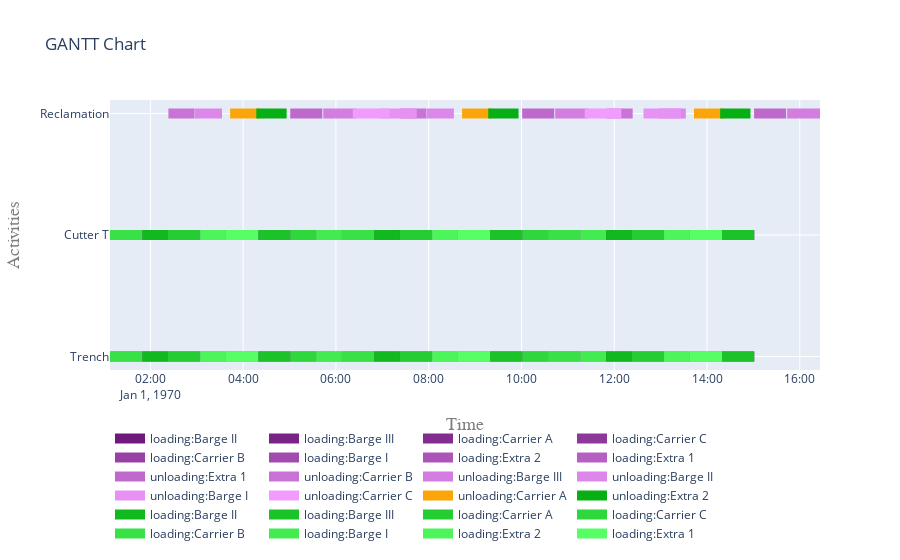

Notebook source saved alongside this figure:
### Code cell
fig = get_gantt_chart([from_site, to_site, cutter], id_map=activities)

### Figure 1 — Plotly figure (JSON) as saved in the notebook; plotly's stock layout.template omitted (floating-point values rounded to 4 significant figures)
{"data": [{"connectgaps": false, "hoverinfo": "y+name", "line": {"color": "rgb(112,25,125)", "width": 10}, "mode": "lines", "name": "loading:Barge II", "type": "scatter", "x": ["1970-01-01T01:49:26", "1970-01-01T01:49:26", "1970-01-01T02:22:46", "1970-01-01T02:22:46", "1970-01-01T02:22:46", "1970-01-01T06:49:26", "1970-01-01T06:49:26", "1970-01-01T07:22:46", "1970-01-01T07:22:46", "1970-01-01T07:22:46", "1970-01-01T11:49:26", "1970-01-01T11:49:26", "1970-01-01T12:22:46", "1970-01-01T12:22:46", "1970-01-01T12:22:46", "1970-01-01T01:49:26", "1970-01-01T01:49:26", "1970-01-01T02:22:46", "1970-01-01T02:22:46", "1970-01-01T02:22:46", "1970-01-01T06:49:26", "1970-01-01T06:49:26", "1970-01-01T07:22:46", "1970-01-01T07:22:46", "1970-01-01T07:22:46", "1970-01-01T11:49:26", "1970-01-01T11:49:26", "1970-01-01T12:22:46", "1970-01-01T12:22:46", "1970-01-01T12:22:46"], "y": ["Trench", "Trench", "Trench", "Trench", null, "Trench", "Trench", "Trench", "Trench", null, "Trench", "Trench", "Trench", "Trench", null, "Cutter T", "Cutter T", "Cutter T", "Cutter T", null, "Cutter T", "Cutter T", "Cutter T", "Cutter T", null, "Cutter T", "Cutter T", "Cutter T", "Cutter T", null]}, {"connectgaps": false, "hoverinfo": "y+name", "line": {"color": "rgb(122,35,135)", "width": 10}, "mode": "lines", "name": "loading:Barge III", "type": "scatter", "x": ["1970-01-01T04:19:26", "1970-01-01T04:19:26", "1970-01-01T05:01:06", "1970-01-01T05:01:06", "1970-01-01T05:01:06", "1970-01-01T09:19:26", "1970-01-01T09:19:26", "1970-01-01T10:01:06", "1970-01-01T10:01:06", "1970-01-01T10:01:06", "1970-01-01T14:19:26", "1970-01-01T14:19:26", "1970-01-01T15:01:06", "1970-01-01T15:01:06", "1970-01-01T15:01:06", "1970-01-01T04:19:26", "1970-01-01T04:19:26", "1970-01-01T05:01:06", "1970-01-01T05:01:06", "1970-01-01T05:01:06", "1970-01-01T09:19:26", "1970-01-01T09:19:26", "1970-01-01T10:01:06", "1970-01-01T10:01:06", "1970-01-01T10:01:06", "1970-01-01T14:19:26", "1970-01-01T14:19:26", "1970-01-01T15:01:06", "1970-01-01T15:01:06", "1970-01-01T15:01:06"], "y": ["Trench", "Trench", "Trench", "Trench", null, "Trench", "Trench", "Trench", "Trench", null, "Trench", "Trench", "Trench", "Trench", null, "Cutter T", "Cutter T", "Cutter T", "Cutter T", null, "Cutter T", "Cutter T", "Cutter T", "Cutter T", null, "Cutter T", "Cutter T", "Cutter T", "Cutter T", null]}, {"connectgaps": false, "hoverinfo": "y+name", "line": {"color": "rgb(132,45,145)", "width": 10}, "mode": "lines", "name": "loading:Carrier A", "type": "scatter", "x": ["1970-01-01T02:22:46", "1970-01-01T02:22:46", "1970-01-01T03:04:26", "1970-01-01T03:04:26", "1970-01-01T03:04:26", "1970-01-01T07:22:46", "1970-01-01T07:22:46", "1970-01-01T08:04:26", "1970-01-01T08:04:26", "1970-01-01T08:04:26", "1970-01-01T12:22:46", "1970-01-01T12:22:46", "1970-01-01T13:04:26", "1970-01-01T13:04:26", "1970-01-01T13:04:26", "1970-01-01T02:22:46", "1970-01-01T02:22:46", "1970-01-01T03:04:26", "1970-01-01T03:04:26", "1970-01-01T03:04:26", "1970-01-01T07:22:46", "1970-01-01T07:22:46", "1970-01-01T08:04:26", "1970-01-01T08:04:26", "1970-01-01T08:04:26", "1970-01-01T12:22:46", "1970-01-01T12:22:46", "1970-01-01T13:04:26", "1970-01-01T13:04:26", "1970-01-01T13:04:26"], "y": ["Trench", "Trench", "Trench", "Trench", null, "Trench", "Trench", "Trench", "Trench", null, "Trench", "Trench", "Trench", "Trench", null, "Cutter T", "Cutter T", "Cutter T", "Cutter T", null, "Cutter T", "Cutter T", "Cutter T", "Cutter T", null, "Cutter T", "Cutter T", "Cutter T", "Cutter T", null]}, {"connectgaps": false, "hoverinfo": "y+name", "line": {"color": "rgb(142,55,155)", "width": 10}, "mode": "lines", "name": "loading:Carrier C", "type": "scatter", "x": ["1970-01-01T05:01:06", "1970-01-01T05:01:06", "1970-01-01T05:34:26", "1970-01-01T05:34:26", "1970-01-01T05:34:26", "1970-01-01T10:01:06", "1970-01-01T10:01:06", "1970-01-01T10:34:26", "1970-01-01T10:34:26", "1970-01-01T10:34:26", "1970-01-01T05:01:06", "1970-01-01T05:01:06", "1970-01-01T05:34:26", "1970-01-01T05:34:26", "1970-01-01T05:34:26", "1970-01-01T10:01:06", "1970-01-01T10:01:06", "1970-01-01T10:34:26", "1970-01-01T10:34:26", "1970-01-01T10:34:26"], "y": ["Trench", "Trench", "Trench", "Trench", null, "Trench", "Trench", "Trench", "Trench", null, "Cutter T", "Cutter T", "Cutter T", "Cutter T", null, "Cutter T", "Cutter T", "Cutter T", "Cutter T", null]}, {"connectgaps": false, "hoverinfo": "y+name", "line": {"color": "rgb(152,65,165)", "width": 10}, "mode": "lines", "name": "loading:Carrier B", "type": "scatter", "x": ["1970-01-01T01:07:46", "1970-01-01T01:07:46", "1970-01-01T01:49:26", "1970-01-01T01:49:26", "1970-01-01T01:49:26", "1970-01-01T06:07:46", "1970-01-01T06:07:46", "1970-01-01T06:49:26", "1970-01-01T06:49:26", "1970-01-01T06:49:26", "1970-01-01T10:34:26", "1970-01-01T10:34:26", "1970-01-01T11:16:06", "1970-01-01T11:16:06", "1970-01-01T11:16:06", "1970-01-01T01:07:46", "1970-01-01T01:07:46", "1970-01-01T01:49:26", "1970-01-01T01:49:26", "1970-01-01T01:49:26", "1970-01-01T06:07:46", "1970-01-01T06:07:46", "1970-01-01T06:49:26", "1970-01-01T06:49:26", "1970-01-01T06:49:26", "1970-01-01T10:34:26", "1970-01-01T10:34:26", "1970-01-01T11:16:06", "1970-01-01T11:16:06", "1970-01-01T11:16:06"], "y": ["Trench", "Trench", "Trench", "Trench", null, "Trench", "Trench", "Trench", "Trench", null, "Trench", "Trench", "Trench", "Trench", null, "Cutter T", "Cutter T", "Cutter T", "Cutter T", null, "Cutter T", "Cutter T", "Cutter T", "Cutter T", null, "Cutter T", "Cutter T", "Cutter T", "Cutter T", null]}, {"connectgaps": false, "hoverinfo": "y+name", "line": {"color": "rgb(162,75,175)", "width": 10}, "mode": "lines", "name": "loading:Barge I", "type": "scatter", "x": ["1970-01-01T05:34:26", "1970-01-01T05:34:26", "1970-01-01T06:07:46", "1970-01-01T06:07:46", "1970-01-01T06:07:46", "1970-01-01T11:16:06", "1970-01-01T11:16:06", "1970-01-01T11:49:26", "1970-01-01T11:49:26", "1970-01-01T11:49:26", "1970-01-01T05:34:26", "1970-01-01T05:34:26", "1970-01-01T06:07:46", "1970-01-01T06:07:46", "1970-01-01T06:07:46", "1970-01-01T11:16:06", "1970-01-01T11:16:06", "1970-01-01T11:49:26", "1970-01-01T11:49:26", "1970-01-01T11:49:26"], "y": ["Trench", "Trench", "Trench", "Trench", null, "Trench", "Trench", "Trench", "Trench", null, "Cutter T", "Cutter T", "Cutter T", "Cutter T", null, "Cutter T", "Cutter T", "Cutter T", "Cutter T", null]}, {"connectgaps": false, "hoverinfo": "y+name", "line": {"color": "rgb(172,85,185)", "width": 10}, "mode": "lines", "name": "loading:Extra 2", "type": "scatter", "x": ["1970-01-01T03:04:26", "1970-01-01T03:04:26", "1970-01-01T03:37:46", "1970-01-01T03:37:46", "1970-01-01T03:37:46", "1970-01-01T08:04:26", "1970-01-01T08:04:26", "1970-01-01T08:37:46", "1970-01-01T08:37:46", "1970-01-01T08:37:46", "1970-01-01T13:04:26", "1970-01-01T13:04:26", "1970-01-01T13:37:46", "1970-01-01T13:37:46", "1970-01-01T13:37:46", "1970-01-01T03:04:26", "1970-01-01T03:04:26", "1970-01-01T03:37:46", "1970-01-01T03:37:46", "1970-01-01T03:37:46", "1970-01-01T08:04:26", "1970-01-01T08:04:26", "1970-01-01T08:37:46", "1970-01-01T08:37:46", "1970-01-01T08:37:46", "1970-01-01T13:04:26", "1970-01-01T13:04:26", "1970-01-01T13:37:46", "1970-01-01T13:37:46", "1970-01-01T13:37:46"], "y": ["Trench", "Trench", "Trench", "Trench", null, "Trench", "Trench", "Trench", "Trench", null, "Trench", "Trench", "Trench", "Trench", null, "Cutter T", "Cutter T", "Cutter T", "Cutter T", null, "Cutter T", "Cutter T", "Cutter T", "Cutter T", null, "Cutter T", "Cutter T", "Cutter T", "Cutter T", null]}, {"connectgaps": false, "hoverinfo": "y+name", "line": {"color": "rgb(182,95,195)", "width": 10}, "mode": "lines", "name": "loading:Extra 1", "type": "scatter", "x": ["1970-01-01T03:37:46", "1970-01-01T03:37:46", "1970-01-01T04:19:26", "1970-01-01T04:19:26", "1970-01-01T04:19:26", "1970-01-01T08:37:46", "1970-01-01T08:37:46", "1970-01-01T09:19:26", "1970-01-01T09:19:26", "1970-01-01T09:19:26", "1970-01-01T13:37:46", "1970-01-01T13:37:46", "1970-01-01T14:19:26", "1970-01-01T14:19:26", "1970-01-01T14:19:26", "1970-01-01T03:37:46", "1970-01-01T03:37:46", "1970-01-01T04:19:26", "1970-01-01T04:19:26", "1970-01-01T04:19:26", "1970-01-01T08:37:46", "1970-01-01T08:37:46", "1970-01-01T09:19:26", "1970-01-01T09:19:26", "1970-01-01T09:19:26", "1970-01-01T13:37:46", "1970-01-01T13:37:46", "1970-01-01T14:19:26", "1970-01-01T14:19:26", "1970-01-01T14:19:26"], "y": ["Trench", "Trench", "Trench", "Trench", null, "Trench", "Trench", "Trench", "Trench", null, "Trench", "Trench", "Trench", "Trench", null, "Cutter T", "Cutter T", "Cutter T", "Cutter T", null, "Cutter T", "Cutter T", "Cutter T", "Cutter T", null, "Cutter T", "Cutter T", "Cutter T", "Cutter T", null]}, {"connectgaps": false, "hoverinfo": "y+name", "line": {"color": "rgb(192,105,205)", "width": 10}, "mode": "lines", "name": "unloading:Extra 1", "type": "scatter", "x": ["1970-01-01T05:00:55", "1970-01-01T05:00:55", "1970-01-01T05:42:24", "1970-01-01T05:42:24", "1970-01-01T05:42:24", "1970-01-01T10:00:55", "1970-01-01T10:00:55", "1970-01-01T10:42:24", "1970-01-01T10:42:24", "1970-01-01T10:42:24", "1970-01-01T15:00:55", "1970-01-01T15:00:55", "1970-01-01T15:42:24", "1970-01-01T15:42:24", "1970-01-01T15:42:24"], "y": ["Reclamation", "Reclamation", "Reclamation", "Reclamation", null, "Reclamation", "Reclamation", "Reclamation", "Reclamation", null, "Reclamation", "Reclamation", "Reclamation", "Reclamation", null]}, {"connectgaps": false, "hoverinfo": "y+name", "line": {"color": "rgb(202,115,215)", "width": 10}, "mode": "lines", "name": "unloading:Carrier B", "type": "scatter", "x": ["1970-01-01T02:23:19", "1970-01-01T02:23:19", "1970-01-01T02:57:12", "1970-01-01T02:57:12", "1970-01-01T02:57:12", "1970-01-01T07:23:19", "1970-01-01T07:23:19", "1970-01-01T07:57:12", "1970-01-01T07:57:12", "1970-01-01T07:57:12", "1970-01-01T11:49:59", "1970-01-01T11:49:59", "1970-01-01T12:23:52", "1970-01-01T12:23:52", "1970-01-01T12:23:52"], "y": ["Reclamation", "Reclamation", "Reclamation", "Reclamation", null, "Reclamation", "Reclamation", "Reclamation", "Reclamation", null, "Reclamation", "Reclamation", "Reclamation", "Reclamation", null]}, {"connectgaps": false, "hoverinfo": "y+name", "line": {"color": "rgb(212,125,225)", "width": 10}, "mode": "lines", "name": "unloading:Barge III", "type": "scatter", "x": ["1970-01-01T05:43:38", "1970-01-01T05:43:38", "1970-01-01T06:26:10", "1970-01-01T06:26:10", "1970-01-01T06:26:10", "1970-01-01T10:43:38", "1970-01-01T10:43:38", "1970-01-01T11:26:10", "1970-01-01T11:26:10", "1970-01-01T11:26:10", "1970-01-01T15:43:38", "1970-01-01T15:43:38", "1970-01-01T16:26:10", "1970-01-01T16:26:10", "1970-01-01T16:26:10"], "y": ["Reclamation", "Reclamation", "Reclamation", "Reclamation", null, "Reclamation", "Reclamation", "Reclamation", "Reclamation", null, "Reclamation", "Reclamation", "Reclamation", "Reclamation", null]}, {"connectgaps": false, "hoverinfo": "y+name", "line": {"color": "rgb(222,135,235)", "width": 10}, "mode": "lines", "name": "unloading:Barge II", "type": "scatter", "x": ["1970-01-01T02:57:41", "1970-01-01T02:57:41", "1970-01-01T03:32:36", "1970-01-01T03:32:36", "1970-01-01T03:32:36", "1970-01-01T07:57:41", "1970-01-01T07:57:41", "1970-01-01T08:32:36", "1970-01-01T08:32:36", "1970-01-01T08:32:36", "1970-01-01T12:57:41", "1970-01-01T12:57:41", "1970-01-01T13:32:36", "1970-01-01T13:32:36", "1970-01-01T13:32:36"], "y": ["Reclamation", "Reclamation", "Reclamation", "Reclamation", null, "Reclamation", "Reclamation", "Reclamation", "Reclamation", null, "Reclamation", "Reclamation", "Reclamation", "Reclamation", null]}, {"connectgaps": false, "hoverinfo": "y+name", "line": {"color": "rgb(232,145,245)", "width": 10}, "mode": "lines", "name": "unloading:Barge I", "type": "scatter", "x": ["1970-01-01T06:56:10", "1970-01-01T06:56:10", "1970-01-01T07:44:34", "1970-01-01T07:44:34", "1970-01-01T07:44:34", "1970-01-01T12:37:50", "1970-01-01T12:37:50", "1970-01-01T13:26:14", "1970-01-01T13:26:14", "1970-01-01T13:26:14"], "y": ["Reclamation", "Reclamation", "Reclamation", "Reclamation", null, "Reclamation", "Reclamation", "Reclamation", "Reclamation", null]}, {"connectgaps": false, "hoverinfo": "y+name", "line": {"color": "rgb(242,155,255)", "width": 10}, "mode": "lines", "name": "unloading:Carrier C", "type": "scatter", "x": ["1970-01-01T06:21:51", "1970-01-01T06:21:51", "1970-01-01T07:09:16", "1970-01-01T07:09:16", "1970-01-01T07:09:16", "1970-01-01T11:21:51", "1970-01-01T11:21:51", "1970-01-01T12:09:16", "1970-01-01T12:09:16", "1970-01-01T12:09:16"], "y": ["Reclamation", "Reclamation", "Reclamation", "Reclamation", null, "Reclamation", "Reclamation", "Reclamation", "Reclamation", null]}, {"connectgaps": false, "hoverinfo": "y+name", "line": {"color": "rgb(252,165,9)", "width": 10}, "mode": "lines", "name": "unloading:Carrier A", "type": "scatter", "x": ["1970-01-01T03:43:11", "1970-01-01T03:43:11", "1970-01-01T04:21:56", "1970-01-01T04:21:56", "1970-01-01T04:21:56", "1970-01-01T08:43:11", "1970-01-01T08:43:11", "1970-01-01T09:21:56", "1970-01-01T09:21:56", "1970-01-01T09:21:56", "1970-01-01T13:43:11", "1970-01-01T13:43:11", "1970-01-01T14:21:56", "1970-01-01T14:21:56", "1970-01-01T14:21:56"], "y": ["Reclamation", "Reclamation", "Reclamation", "Reclamation", null, "Reclamation", "Reclamation", "Reclamation", "Reclamation", null, "Reclamation", "Reclamation", "Reclamation", "Reclamation", null]}, {"connectgaps": false, "hoverinfo": "y+name", "line": {"color": "rgb(6,175,19)", "width": 10}, "mode": "lines", "name": "unloading:Extra 2", "type": "scatter", "x": ["1970-01-01T04:17:00", "1970-01-01T04:17:00", "1970-01-01T04:56:14", "1970-01-01T04:56:14", "1970-01-01T04:56:14", "1970-01-01T09:17:00", "1970-01-01T09:17:00", "1970-01-01T09:56:14", "1970-01-01T09:56:14", "1970-01-01T09:56:14", "1970-01-01T14:17:00", "1970-01-01T14:17:00", "1970-01-01T14:56:14", "1970-01-01T14:56:14", "1970-01-01T14:56:14"], "y": ["Reclamation", "Reclamation", "Reclamation", "Reclamation", null, "Reclamation", "Reclamation", "Reclamation", "Reclamation", null, "Reclamation", "Reclamation", "Reclamation", "Reclamation", null]}, {"connectgaps": false, "hoverinfo": "y+name", "line": {"color": "rgb(16,185,29)", "width": 10}, "mode": "lines", "name": "loading:Barge II", "type": "scatter", "x": ["1970-01-01T01:49:26", "1970-01-01T01:49:26", "1970-01-01T02:22:46", "1970-01-01T02:22:46", "1970-01-01T02:22:46", "1970-01-01T06:49:26", "1970-01-01T06:49:26", "1970-01-01T07:22:46", "1970-01-01T07:22:46", "1970-01-01T07:22:46", "1970-01-01T11:49:26", "1970-01-01T11:49:26", "1970-01-01T12:22:46", "1970-01-01T12:22:46", "1970-01-01T12:22:46", "1970-01-01T01:49:26", "1970-01-01T01:49:26", "1970-01-01T02:22:46", "1970-01-01T02:22:46", "1970-01-01T02:22:46", "1970-01-01T06:49:26", "1970-01-01T06:49:26", "1970-01-01T07:22:46", "1970-01-01T07:22:46", "1970-01-01T07:22:46", "1970-01-01T11:49:26", "1970-01-01T11:49:26", "1970-01-01T12:22:46", "1970-01-01T12:22:46", "1970-01-01T12:22:46"], "y": ["Trench", "Trench", "Trench", "Trench", null, "Trench", "Trench", "Trench", "Trench", null, "Trench", "Trench", "Trench", "Trench", null, "Cutter T", "Cutter T", "Cutter T", "Cutter T", null, "Cutter T", "Cutter T", "Cutter T", "Cutter T", null, "Cutter T", "Cutter T", "Cutter T", "Cutter T", null]}, {"connectgaps": false, "hoverinfo": "y+name", "line": {"color": "rgb(26,195,39)", "width": 10}, "mode": "lines", "name": "loading:Barge III", "type": "scatter", "x": ["1970-01-01T04:19:26", "1970-01-01T04:19:26", "1970-01-01T05:01:06", "1970-01-01T05:01:06", "1970-01-01T05:01:06", "1970-01-01T09:19:26", "1970-01-01T09:19:26", "1970-01-01T10:01:06", "1970-01-01T10:01:06", "1970-01-01T10:01:06", "1970-01-01T14:19:26", "1970-01-01T14:19:26", "1970-01-01T15:01:06", "1970-01-01T15:01:06", "1970-01-01T15:01:06", "1970-01-01T04:19:26", "1970-01-01T04:19:26", "1970-01-01T05:01:06", "1970-01-01T05:01:06", "1970-01-01T05:01:06", "1970-01-01T09:19:26", "1970-01-01T09:19:26", "1970-01-01T10:01:06", "1970-01-01T10:01:06", "1970-01-01T10:01:06", "1970-01-01T14:19:26", "1970-01-01T14:19:26", "1970-01-01T15:01:06", "1970-01-01T15:01:06", "1970-01-01T15:01:06"], "y": ["Trench", "Trench", "Trench", "Trench", null, "Trench", "Trench", "Trench", "Trench", null, "Trench", "Trench", "Trench", "Trench", null, "Cutter T", "Cutter T", "Cutter T", "Cutter T", null, "Cutter T", "Cutter T", "Cutter T", "Cutter T", null, "Cutter T", "Cutter T", "Cutter T", "Cutter T", null]}, {"connectgaps": false, "hoverinfo": "y+name", "line": {"color": "rgb(36,205,49)", "width": 10}, "mode": "lines", "name": "loading:Carrier A", "type": "scatter", "x": ["1970-01-01T02:22:46", "1970-01-01T02:22:46", "1970-01-01T03:04:26", "1970-01-01T03:04:26", "1970-01-01T03:04:26", "1970-01-01T07:22:46", "1970-01-01T07:22:46", "1970-01-01T08:04:26", "1970-01-01T08:04:26", "1970-01-01T08:04:26", "1970-01-01T12:22:46", "1970-01-01T12:22:46", "1970-01-01T13:04:26", "1970-01-01T13:04:26", "1970-01-01T13:04:26", "1970-01-01T02:22:46", "1970-01-01T02:22:46", "1970-01-01T03:04:26", "1970-01-01T03:04:26", "1970-01-01T03:04:26", "1970-01-01T07:22:46", "1970-01-01T07:22:46", "1970-01-01T08:04:26", "1970-01-01T08:04:26", "1970-01-01T08:04:26", "1970-01-01T12:22:46", "1970-01-01T12:22:46", "1970-01-01T13:04:26", "1970-01-01T13:04:26", "1970-01-01T13:04:26"], "y": ["Trench", "Trench", "Trench", "Trench", null, "Trench", "Trench", "Trench", "Trench", null, "Trench", "Trench", "Trench", "Trench", null, "Cutter T", "Cutter T", "Cutter T", "Cutter T", null, "Cutter T", "Cutter T", "Cutter T", "Cutter T", null, "Cutter T", "Cutter T", "Cutter T", "Cutter T", null]}, {"connectgaps": false, "hoverinfo": "y+name", "line": {"color": "rgb(46,215,59)", "width": 10}, "mode": "lines", "name": "loading:Carrier C", "type": "scatter", "x": ["1970-01-01T05:01:06", "1970-01-01T05:01:06", "1970-01-01T05:34:26", "1970-01-01T05:34:26", "1970-01-01T05:34:26", "1970-01-01T10:01:06", "1970-01-01T10:01:06", "1970-01-01T10:34:26", "1970-01-01T10:34:26", "1970-01-01T10:34:26", "1970-01-01T05:01:06", "1970-01-01T05:01:06", "1970-01-01T05:34:26", "1970-01-01T05:34:26", "1970-01-01T05:34:26", "1970-01-01T10:01:06", "1970-01-01T10:01:06", "1970-01-01T10:34:26", "1970-01-01T10:34:26", "1970-01-01T10:34:26"], "y": ["Trench", "Trench", "Trench", "Trench", null, "Trench", "Trench", "Trench", "Trench", null, "Cutter T", "Cutter T", "Cutter T", "Cutter T", null, "Cutter T", "Cutter T", "Cutter T", "Cutter T", null]}, {"connectgaps": false, "hoverinfo": "y+name", "line": {"color": "rgb(56,225,69)", "width": 10}, "mode": "lines", "name": "loading:Carrier B", "type": "scatter", "x": ["1970-01-01T01:07:46", "1970-01-01T01:07:46", "1970-01-01T01:49:26", "1970-01-01T01:49:26", "1970-01-01T01:49:26", "1970-01-01T06:07:46", "1970-01-01T06:07:46", "1970-01-01T06:49:26", "1970-01-01T06:49:26", "1970-01-01T06:49:26", "1970-01-01T10:34:26", "1970-01-01T10:34:26", "1970-01-01T11:16:06", "1970-01-01T11:16:06", "1970-01-01T11:16:06", "1970-01-01T01:07:46", "1970-01-01T01:07:46", "1970-01-01T01:49:26", "1970-01-01T01:49:26", "1970-01-01T01:49:26", "1970-01-01T06:07:46", "1970-01-01T06:07:46", "1970-01-01T06:49:26", "1970-01-01T06:49:26", "1970-01-01T06:49:26", "1970-01-01T10:34:26", "1970-01-01T10:34:26", "1970-01-01T11:16:06", "1970-01-01T11:16:06", "1970-01-01T11:16:06"], "y": ["Trench", "Trench", "Trench", "Trench", null, "Trench", "Trench", "Trench", "Trench", null, "Trench", "Trench", "Trench", "Trench", null, "Cutter T", "Cutter T", "Cutter T", "Cutter T", null, "Cutter T", "Cutter T", "Cutter T", "Cutter T", null, "Cutter T", "Cutter T", "Cutter T", "Cutter T", null]}, {"connectgaps": false, "hoverinfo": "y+name", "line": {"color": "rgb(66,235,79)", "width": 10}, "mode": "lines", "name": "loading:Barge I", "type": "scatter", "x": ["1970-01-01T05:34:26", "1970-01-01T05:34:26", "1970-01-01T06:07:46", "1970-01-01T06:07:46", "1970-01-01T06:07:46", "1970-01-01T11:16:06", "1970-01-01T11:16:06", "1970-01-01T11:49:26", "1970-01-01T11:49:26", "1970-01-01T11:49:26", "1970-01-01T05:34:26", "1970-01-01T05:34:26", "1970-01-01T06:07:46", "1970-01-01T06:07:46", "1970-01-01T06:07:46", "1970-01-01T11:16:06", "1970-01-01T11:16:06", "1970-01-01T11:49:26", "1970-01-01T11:49:26", "1970-01-01T11:49:26"], "y": ["Trench", "Trench", "Trench", "Trench", null, "Trench", "Trench", "Trench", "Trench", null, "Cutter T", "Cutter T", "Cutter T", "Cutter T", null, "Cutter T", "Cutter T", "Cutter T", "Cutter T", null]}, {"connectgaps": false, "hoverinfo": "y+name", "line": {"color": "rgb(76,245,89)", "width": 10}, "mode": "lines", "name": "loading:Extra 2", "type": "scatter", "x": ["1970-01-01T03:04:26", "1970-01-01T03:04:26", "1970-01-01T03:37:46", "1970-01-01T03:37:46", "1970-01-01T03:37:46", "1970-01-01T08:04:26", "1970-01-01T08:04:26", "1970-01-01T08:37:46", "1970-01-01T08:37:46", "1970-01-01T08:37:46", "1970-01-01T13:04:26", "1970-01-01T13:04:26", "1970-01-01T13:37:46", "1970-01-01T13:37:46", "1970-01-01T13:37:46", "1970-01-01T03:04:26", "1970-01-01T03:04:26", "1970-01-01T03:37:46", "1970-01-01T03:37:46", "1970-01-01T03:37:46", "1970-01-01T08:04:26", "1970-01-01T08:04:26", "1970-01-01T08:37:46", "1970-01-01T08:37:46", "1970-01-01T08:37:46", "1970-01-01T13:04:26", "1970-01-01T13:04:26", "1970-01-01T13:37:46", "1970-01-01T13:37:46", "1970-01-01T13:37:46"], "y": ["Trench", "Trench", "Trench", "Trench", null, "Trench", "Trench", "Trench", "Trench", null, "Trench", "Trench", "Trench", "Trench", null, "Cutter T", "Cutter T", "Cutter T", "Cutter T", null, "Cutter T", "Cutter T", "Cutter T", "Cutter T", null, "Cutter T", "Cutter T", "Cutter T", "Cutter T", null]}, {"connectgaps": false, "hoverinfo": "y+name", "line": {"color": "rgb(86,255,99)", "width": 10}, "mode": "lines", "name": "loading:Extra 1", "type": "scatter", "x": ["1970-01-01T03:37:46", "1970-01-01T03:37:46", "1970-01-01T04:19:26", "1970-01-01T04:19:26", "1970-01-01T04:19:26", "1970-01-01T08:37:46", "1970-01-01T08:37:46", "1970-01-01T09:19:26", "1970-01-01T09:19:26", "1970-01-01T09:19:26", "1970-01-01T13:37:46", "1970-01-01T13:37:46", "1970-01-01T14:19:26", "1970-01-01T14:19:26", "1970-01-01T14:19:26", "1970-01-01T03:37:46", "1970-01-01T03:37:46", "1970-01-01T04:19:26", "1970-01-01T04:19:26", "1970-01-01T04:19:26", "1970-01-01T08:37:46", "1970-01-01T08:37:46", "1970-01-01T09:19:26", "1970-01-01T09:19:26", "1970-01-01T09:19:26", "1970-01-01T13:37:46", "1970-01-01T13:37:46", "1970-01-01T14:19:26", "1970-01-01T14:19:26", "1970-01-01T14:19:26"], "y": ["Trench", "Trench", "Trench", "Trench", null, "Trench", "Trench", "Trench", "Trench", null, "Trench", "Trench", "Trench", "Trench", null, "Cutter T", "Cutter T", "Cutter T", "Cutter T", null, "Cutter T", "Cutter T", "Cutter T", "Cutter T", null, "Cutter T", "Cutter T", "Cutter T", "Cutter T", null]}], "layout": {"hovermode": "closest", "legend": {"orientation": "h", "x": 0, "y": -0.2}, "title": {"text": "GANTT Chart"}, "xaxis": {"range": ["1970-01-01T01:07:46", "1970-01-01T16:26:10"], "title": {"font": {"color": "#7f7f7f", "family": "Courier New, monospace", "size": 18}, "text": "Time"}}, "yaxis": {"title": {"font": {"color": "#7f7f7f", "family": "Courier New, monospace", "size": 18}, "text": "Activities"}}}}
